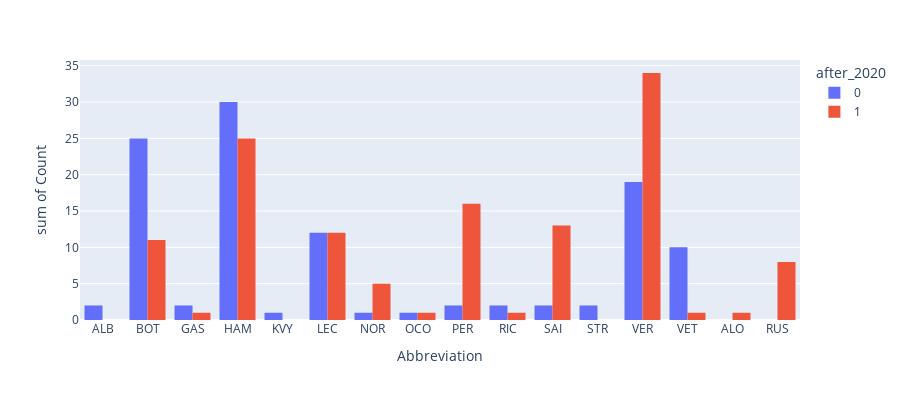

Notebook code for this chart:
### Code cell
import plotly.express as px
agg_data = p1.groupby(['Abbreviation', 'Position', 'after_2020']).size().reset_index(name='Count')
fig = px.histogram(agg_data, x="Abbreviation", y="Count",
             color='after_2020', barmode='group',
             height=400)
fig.show()

### Figure 1 — Plotly figure (JSON) as saved in the notebook; plotly's stock layout.template omitted (floating-point values rounded to 4 significant figures)
{"data": [{"alignmentgroup": "True", "bingroup": "x", "histfunc": "sum", "hovertemplate": "after_2020=0<br>Abbreviation=%{x}<br>sum of Count=%{y}<extra></extra>", "legendgroup": "0", "marker": {"color": "#636efa", "pattern": {"shape": ""}}, "name": "0", "offsetgroup": "0", "orientation": "v", "showlegend": true, "type": "histogram", "x": ["ALB", "BOT", "BOT", "BOT", "GAS", "GAS", "HAM", "HAM", "HAM", "KVY", "LEC", "LEC", "LEC", "NOR", "OCO", "PER", "PER", "RIC", "SAI", "SAI", "STR", "VER", "VER", "VER", "VET", "VET", "VET"], "xaxis": "x", "y": [2, 6, 12, 7, 1, 1, 21, 5, 4, 1, 2, 3, 7, 1, 1, 1, 1, 2, 1, 1, 2, 5, 8, 6, 1, 5, 4], "yaxis": "y"}, {"alignmentgroup": "True", "bingroup": "x", "histfunc": "sum", "hovertemplate": "after_2020=1<br>Abbreviation=%{x}<br>sum of Count=%{y}<extra></extra>", "legendgroup": "1", "marker": {"color": "#EF553B", "pattern": {"shape": ""}}, "name": "1", "offsetgroup": "1", "orientation": "v", "showlegend": true, "type": "histogram", "x": ["ALO", "BOT", "BOT", "BOT", "GAS", "HAM", "HAM", "HAM", "LEC", "LEC", "LEC", "NOR", "NOR", "OCO", "PER", "PER", "PER", "RIC", "RUS", "RUS", "RUS", "SAI", "SAI", "SAI", "VER", "VER", "VER", "VET"], "xaxis": "x", "y": [1, 1, 1, 9, 1, 8, 13, 4, 3, 6, 3, 1, 4, 1, 3, 7, 6, 1, 1, 1, 6, 1, 4, 8, 24, 9, 1, 1], "yaxis": "y"}], "layout": {"barmode": "group", "height": 400, "legend": {"title": {"text": "after_2020"}, "tracegroupgap": 0}, "margin": {"t": 60}, "xaxis": {"anchor": "y", "domain": [0, 1], "title": {"text": "Abbreviation"}}, "yaxis": {"anchor": "x", "domain": [0, 1], "title": {"text": "sum of Count"}}}}
